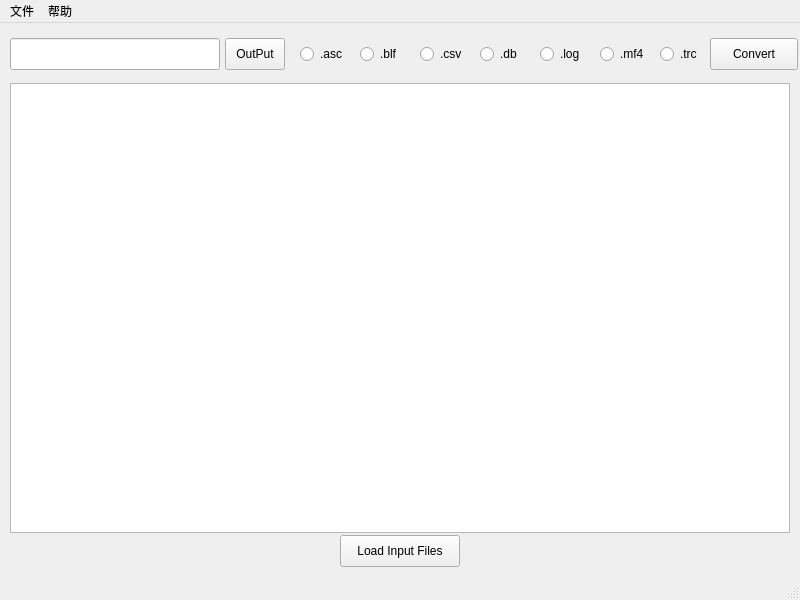
<?xml version="1.0" encoding="UTF-8"?>
<ui version="4.0">
 <class>MainWindow</class>
 <widget class="QMainWindow" name="MainWindow">
  <property name="enabled">
   <bool>true</bool>
  </property>
  <property name="geometry">
   <rect>
    <x>0</x>
    <y>0</y>
    <width>800</width>
    <height>600</height>
   </rect>
  </property>
  <property name="windowTitle">
   <string>CAN Log Converter</string>
  </property>
  <property name="windowIcon">
   <iconset>
    <normaloff>../../Nodejs/can-bus.io-electron/can-bus.io/resources/img/favicon.ico</normaloff>../../Nodejs/can-bus.io-electron/can-bus.io/resources/img/favicon.ico</iconset>
  </property>
  <property name="unifiedTitleAndToolBarOnMac">
   <bool>false</bool>
  </property>
  <widget class="QWidget" name="centralwidget">
   <widget class="QRadioButton" name="rbtn_asc">
    <property name="geometry">
     <rect>
      <x>300</x>
      <y>20</y>
      <width>50</width>
      <height>22</height>
     </rect>
    </property>
    <property name="text">
     <string>.asc</string>
    </property>
   </widget>
   <widget class="QRadioButton" name="rbtn_blf">
    <property name="geometry">
     <rect>
      <x>360</x>
      <y>20</y>
      <width>50</width>
      <height>22</height>
     </rect>
    </property>
    <property name="text">
     <string>.blf</string>
    </property>
   </widget>
   <widget class="QRadioButton" name="rbtn_csv">
    <property name="geometry">
     <rect>
      <x>420</x>
      <y>20</y>
      <width>50</width>
      <height>22</height>
     </rect>
    </property>
    <property name="text">
     <string>.csv</string>
    </property>
   </widget>
   <widget class="QRadioButton" name="rbtn_db">
    <property name="geometry">
     <rect>
      <x>480</x>
      <y>20</y>
      <width>50</width>
      <height>22</height>
     </rect>
    </property>
    <property name="text">
     <string>.db</string>
    </property>
   </widget>
   <widget class="QRadioButton" name="rbtn_log">
    <property name="geometry">
     <rect>
      <x>540</x>
      <y>20</y>
      <width>50</width>
      <height>22</height>
     </rect>
    </property>
    <property name="text">
     <string>.log</string>
    </property>
   </widget>
   <widget class="QRadioButton" name="rbtn_mf4">
    <property name="geometry">
     <rect>
      <x>600</x>
      <y>20</y>
      <width>50</width>
      <height>22</height>
     </rect>
    </property>
    <property name="text">
     <string>.mf4</string>
    </property>
   </widget>
   <widget class="QRadioButton" name="rbtn_trc">
    <property name="geometry">
     <rect>
      <x>660</x>
      <y>20</y>
      <width>50</width>
      <height>22</height>
     </rect>
    </property>
    <property name="text">
     <string>.trc</string>
    </property>
   </widget>
   <widget class="QPushButton" name="pbtn_convert">
    <property name="geometry">
     <rect>
      <x>710</x>
      <y>15</y>
      <width>88</width>
      <height>32</height>
     </rect>
    </property>
    <property name="text">
     <string>Convert</string>
    </property>
   </widget>
   <widget class="QLineEdit" name="outputDir">
    <property name="geometry">
     <rect>
      <x>10</x>
      <y>15</y>
      <width>210</width>
      <height>32</height>
     </rect>
    </property>
   </widget>
   <widget class="QPushButton" name="pbtn_setTargetDir">
    <property name="geometry">
     <rect>
      <x>225</x>
      <y>15</y>
      <width>60</width>
      <height>32</height>
     </rect>
    </property>
    <property name="text">
     <string>OutPut</string>
    </property>
   </widget>
   <widget class="QListView" name="inputFilesList">
    <property name="geometry">
     <rect>
      <x>10</x>
      <y>60</y>
      <width>780</width>
      <height>450</height>
     </rect>
    </property>
   </widget>
   <widget class="QPushButton" name="pbtn_loadInputFiles">
    <property name="geometry">
     <rect>
      <x>340</x>
      <y>512</y>
      <width>120</width>
      <height>32</height>
     </rect>
    </property>
    <property name="text">
     <string>Load Input Files</string>
    </property>
   </widget>
  </widget>
  <widget class="QMenuBar" name="menubar">
   <property name="geometry">
    <rect>
     <x>0</x>
     <y>0</y>
     <width>800</width>
     <height>32</height>
    </rect>
   </property>
   <widget class="QMenu" name="menu_file">
    <property name="title">
     <string>文件</string>
    </property>
    <addaction name="action_load"/>
    <addaction name="action_exit"/>
   </widget>
   <widget class="QMenu" name="menu_help">
    <property name="title">
     <string>帮助</string>
    </property>
    <addaction name="action_ad"/>
    <addaction name="action_about"/>
   </widget>
   <addaction name="menu_file"/>
   <addaction name="menu_help"/>
  </widget>
  <widget class="QStatusBar" name="statusbar"/>
  <action name="action_load">
   <property name="text">
    <string>打开</string>
   </property>
  </action>
  <action name="action_exit">
   <property name="text">
    <string>退出</string>
   </property>
  </action>
  <action name="action_ad">
   <property name="text">
    <string>CAN-BUS.IO</string>
   </property>
  </action>
  <action name="action_about">
   <property name="text">
    <string>关于</string>
   </property>
  </action>
 </widget>
 <resources/>
 <connections/>
</ui>
